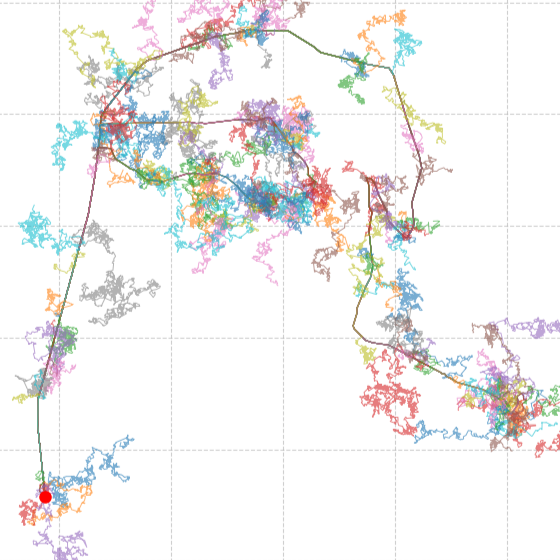
#> input picture simulation.png, 560 x 560 px
$ python update_profile.py
#> lines starting #> are read from the running program, lines starting #| are printed output that depends on the picture
import requests
import os
from PIL import Image
from datetime import datetime

# Config
GITHUB_USER = "thmspllgr"
TOKEN = os.getenv("GITHUB_TOKEN")

def image_to_ascii_svg(image_path, new_width=130, start_x=30, start_y=60, line_height=10):
#> called with image_path = 'simulation.png', new_width = 130, start_x = 30, start_y = 60, line_height = 10
    ASCII_CHARS = ["@", "#", "8", "&", "o", ":", "*", ".", " "]

    try:
        image = Image.open(image_path)
#> image is the input picture: PIL image 560x560 RGBA; mean R, G, B, A 242.7, 241.7, 241.2, 255
    except Exception as e:
        print(f"Image not found ({e}). Placeholder.")
        return f'<text x="{start_x}" y="{start_y}" class="title">[Image simulation.png not found]</text>'

    # Resize
    width, height = image.size
#> width = 560; height = 560
    ratio = height / width / 3.1
#> ratio = 0.323
    new_height = int(new_width * ratio)
#> new_height = 41
    image = image.resize((new_width, new_height)).convert("L")
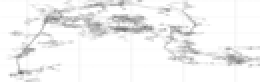
#> image: PIL image 130x41 L (shown 2 times larger); min 104, max 255, mean 241.7
    pixels = image.getdata()

    ascii_str = ""
    for pixel in pixels:
        index = pixel * len(ASCII_CHARS) // 256
        index = min(index, len(ASCII_CHARS) - 1)
        ascii_str += ASCII_CHARS[index]
#> this loop made 5330 passes
#> (pixel, index, ascii_str) on passes 1 to 3: (253, 8, ' '), (252, 8, '  '), (252, 8, '   ')

    svg_output = ""
    current_y = start_y
    img_width = image.width
#> img_width = 130

    for i in range(0, len(ascii_str), img_width):
        line = ascii_str[i:i+img_width]
        line = line.replace("&", "&amp;").replace(" ", "&#160;")
        svg_output += f'  <text x="{start_x}" y="{current_y}" class="title" xml:space="preserve">{line}</text>\n'
        current_y += line_height
#> this loop made 41 passes
#> (i, current_y) on passes 2 to 13: (130, 80), (260, 90), (390, 100), (520, 110), (650, 120), (780, 130), (910, 140), (1040, 150), (1170, 160), (1300, 170), (1430, 180), (1560, 190)
#> current_y on pass 1: 70
#> after the loop, current_y = 470

    return svg_output

def get_github_stats():
    headers = {"Authorization": f"token {TOKEN}"} if TOKEN else {}

    # Repos
    user_url = f"https://api.github.com/users/{GITHUB_USER}"
    user_data = requests.get(user_url, headers=headers).json()
    public_repos = user_data.get("public_repos", 0)

    # Stars
    repos_url = f"https://api.github.com/users/{GITHUB_USER}/repos?per_page=100"
    repos_data = requests.get(repos_url, headers=headers).json()
    total_stars = sum(repo.get('stargazers_count', 0) for repo in repos_data) if isinstance(repos_data, list) else 0

    return {
        "{{REPOS}}": str(public_repos),
        "{{STARS}}": str(total_stars),
        "{{COMMITS}}": "more than 1",
        "{{EMAIL}}": "thomas.pellegrin@etu.unistra.fr"
    }

def main():
    print("Generating ASCII")
    ascii_art = image_to_ascii_svg("simulation.png")

    print("Retrieving GitHub stats")
    stats = get_github_stats()

    print("Reading template.svg")
    try:
        with open("template.svg", "r", encoding="utf-8") as file:
            svg_content = file.read()
    except FileNotFoundError:
        print("template.svg not found.")
        return

    print("Injecting data")
    svg_content = svg_content.replace("{{ASCII_ART}}", ascii_art)
    for key, value in stats.items():
        svg_content = svg_content.replace(key, value)

    print("Saving github_stats.svg")
    with open("github_stats.svg", "w", encoding="utf-8") as file:
        file.write(svg_content)

    print(f"[{datetime.now()}] success")

if __name__ == "__main__":
    main()
#> (the call stopped at in get_github_stats, `user_data = requests.get(user_url, headers=headers).json()`: the network is not available in this run)

$ run again, with traj1.png copied over simulation.png
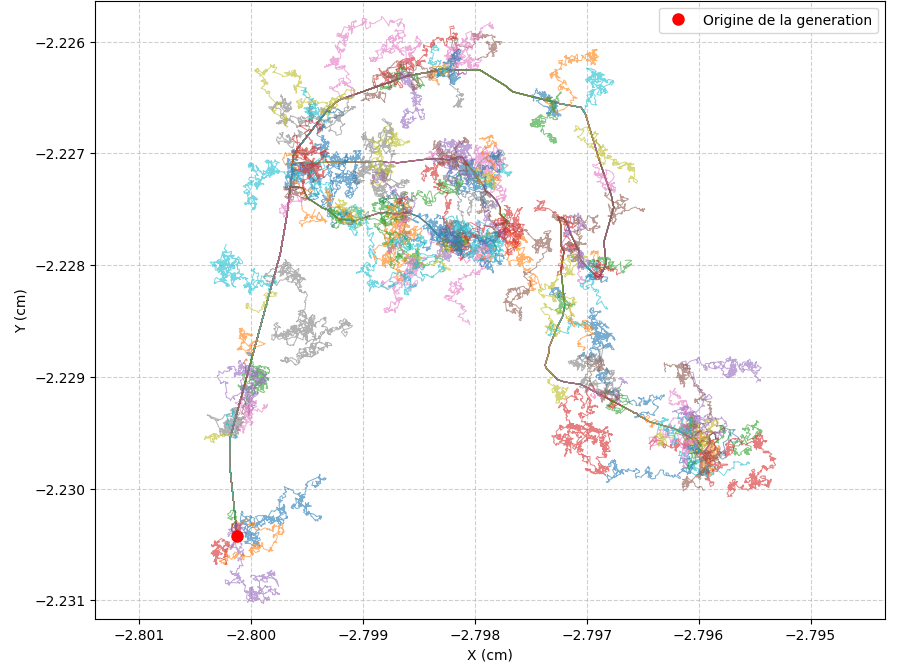
#> input picture traj1.png, 900 x 664 px
#> in image_to_ascii_svg, image is the input picture: PIL image 900x664 RGBA; mean R, G, B, A 245.9, 245.2, 244.9, 255
#> in image_to_ascii_svg, `image = image.resize((new_width, new_height)).convert("L")`:
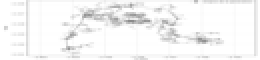
#> image: PIL image 130x30 L (shown 2 times larger); min 138, max 255, mean 245.2
#> the loop in image_to_ascii_svg, `for pixel in pixels:` made 3900 passes
#> (pixel, index, ascii_str) on passes 1 to 3: (255, 8, ' '), (255, 8, '  '), (255, 8, '   ')
#> the loop in image_to_ascii_svg, `for i in range(0, len(ascii_str), img_width):` made 30 passes
#> (i, current_y) on passes 2 to 9: (130, 80), (260, 90), (390, 100), (520, 110), (650, 120), (780, 130), (910, 140), (1040, 150)
#> after the loop in image_to_ascii_svg, `for i in range(0, len(ascii_str), img_width):`: current_y = 360
